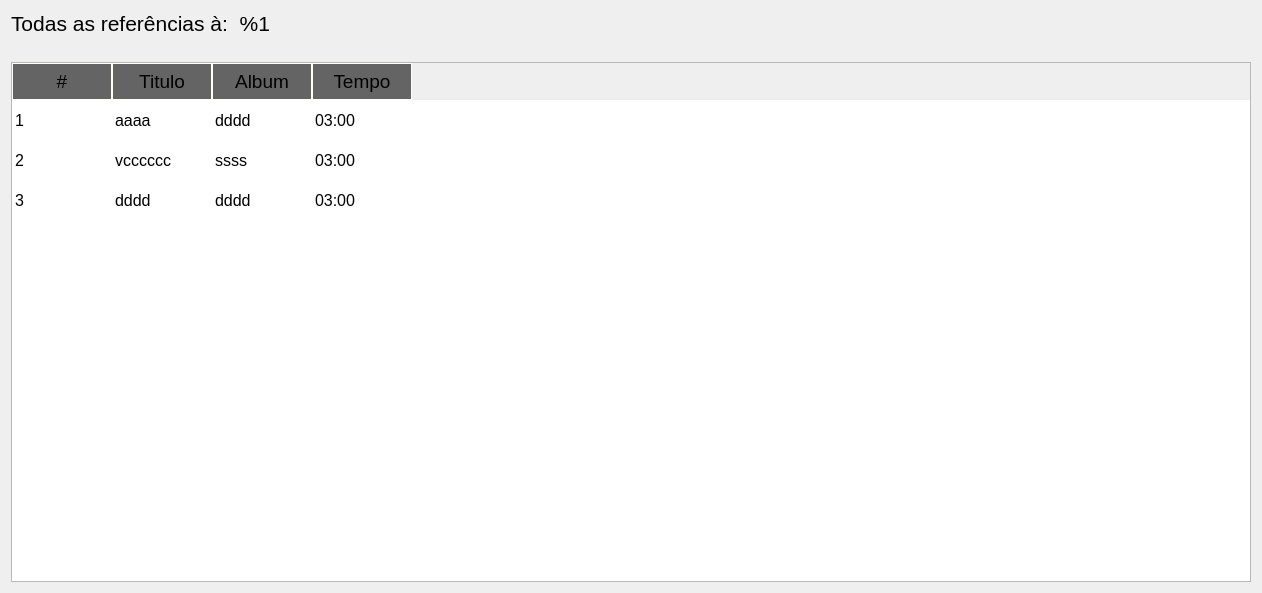
<?xml version="1.0" encoding="UTF-8"?>
<ui version="4.0">
 <class>SearchResult</class>
 <widget class="QWidget" name="SearchResult">
  <property name="geometry">
   <rect>
    <x>0</x>
    <y>0</y>
    <width>1262</width>
    <height>593</height>
   </rect>
  </property>
  <property name="windowTitle">
   <string>Form</string>
  </property>
  <layout class="QVBoxLayout" name="verticalLayout_2">
   <item>
    <layout class="QVBoxLayout" name="verticalLayout">
     <item>
      <widget class="QLabel" name="lblTodas">
       <property name="font">
        <font>
         <pointsize>16</pointsize>
        </font>
       </property>
       <property name="text">
        <string>Todas as referências à:  %1</string>
       </property>
      </widget>
     </item>
     <item>
      <spacer name="verticalSpacer">
       <property name="orientation">
        <enum>Qt::Vertical</enum>
       </property>
       <property name="sizeType">
        <enum>QSizePolicy::Fixed</enum>
       </property>
       <property name="sizeHint" stdset="0">
        <size>
         <width>20</width>
         <height>20</height>
        </size>
       </property>
      </spacer>
     </item>
     <item>
      <widget class="QTableWidget" name="tableWidget">
       <property name="autoFillBackground">
        <bool>false</bool>
       </property>
       <property name="styleSheet">
        <string notr="true">QHeaderView::section {
    background-color: #646464;
    padding: 4px;
    border: 1px solid #fffff8;
    font-size: 14pt;
}

QTableWidget {
    gridline-color: #fffff8;
    font-size: 12pt;
}

QTableWidget QTableCornerButton::section {
    background-color: #646464;
    border: 1px solid #fffff8;
}</string>
       </property>
       <property name="sizeAdjustPolicy">
        <enum>QAbstractScrollArea::AdjustToContents</enum>
       </property>
       <property name="showGrid">
        <bool>false</bool>
       </property>
       <property name="gridStyle">
        <enum>Qt::SolidLine</enum>
       </property>
       <property name="wordWrap">
        <bool>true</bool>
       </property>
       <property name="cornerButtonEnabled">
        <bool>false</bool>
       </property>
       <attribute name="horizontalHeaderVisible">
        <bool>true</bool>
       </attribute>
       <attribute name="verticalHeaderVisible">
        <bool>false</bool>
       </attribute>
       <attribute name="verticalHeaderCascadingSectionResizes">
        <bool>false</bool>
       </attribute>
       <attribute name="verticalHeaderDefaultSectionSize">
        <number>40</number>
       </attribute>
       <attribute name="verticalHeaderStretchLastSection">
        <bool>false</bool>
       </attribute>
       <row>
        <property name="text">
         <string/>
        </property>
       </row>
       <row>
        <property name="text">
         <string/>
        </property>
       </row>
       <row>
        <property name="text">
         <string/>
        </property>
       </row>
       <column>
        <property name="text">
         <string>#</string>
        </property>
        <property name="font">
         <font>
          <pointsize>12</pointsize>
          <weight>75</weight>
          <bold>true</bold>
         </font>
        </property>
        <property name="foreground">
         <brush brushstyle="SolidPattern">
          <color alpha="255">
           <red>0</red>
           <green>0</green>
           <blue>0</blue>
          </color>
         </brush>
        </property>
       </column>
       <column>
        <property name="text">
         <string>Titulo</string>
        </property>
        <property name="font">
         <font>
          <pointsize>12</pointsize>
          <weight>75</weight>
          <bold>true</bold>
         </font>
        </property>
       </column>
       <column>
        <property name="text">
         <string>Album</string>
        </property>
        <property name="font">
         <font>
          <pointsize>12</pointsize>
          <weight>75</weight>
          <bold>true</bold>
         </font>
        </property>
       </column>
       <column>
        <property name="text">
         <string>Tempo</string>
        </property>
        <property name="font">
         <font>
          <pointsize>12</pointsize>
          <weight>75</weight>
          <bold>true</bold>
         </font>
        </property>
       </column>
       <item row="0" column="0">
        <property name="text">
         <string>1</string>
        </property>
       </item>
       <item row="0" column="1">
        <property name="text">
         <string>aaaa</string>
        </property>
       </item>
       <item row="0" column="2">
        <property name="text">
         <string>dddd</string>
        </property>
       </item>
       <item row="0" column="3">
        <property name="text">
         <string>03:00</string>
        </property>
       </item>
       <item row="1" column="0">
        <property name="text">
         <string>2</string>
        </property>
       </item>
       <item row="1" column="1">
        <property name="text">
         <string>vcccccc</string>
        </property>
       </item>
       <item row="1" column="2">
        <property name="text">
         <string>ssss</string>
        </property>
       </item>
       <item row="1" column="3">
        <property name="text">
         <string>03:00</string>
        </property>
       </item>
       <item row="2" column="0">
        <property name="text">
         <string>3</string>
        </property>
       </item>
       <item row="2" column="1">
        <property name="text">
         <string>dddd</string>
        </property>
       </item>
       <item row="2" column="2">
        <property name="text">
         <string>dddd</string>
        </property>
       </item>
       <item row="2" column="3">
        <property name="text">
         <string>03:00</string>
        </property>
       </item>
      </widget>
     </item>
    </layout>
   </item>
  </layout>
 </widget>
 <resources/>
 <connections/>
</ui>
